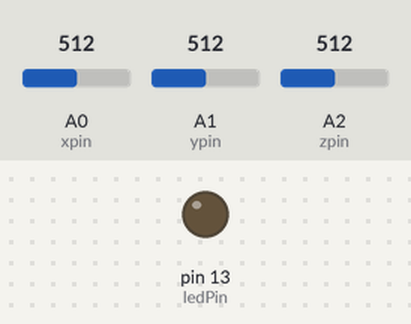
Bench run of a sketch on a simulated Arduino Uno, built with avr-gcc and run on an emulated ATmega328P. Shown: output pins drawn as LEDs (lit = HIGH). Inputs (shaded band) come from the test bench; at power-on: A0 (xpin) = 512, A1 (ypin) = 512, A2 (zpin) = 512. What the sketch prints to the serial monitor is not drawn.

Above: at 0.15 s.
Timing chart, 0 to 1.8 s (numbered marks = the images above):
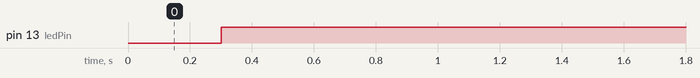

The sketch:

safetyRide_blue.ino
```cpp
#include<SoftwareSerial.h>//블루투스 통신을 위한 헤더파일

SoftwareSerial btSerial(7,8);

int x,y,z;
int xpin=A0;
int ypin=A1;
int zpin=A2;
int ledPin=13;
int sensorValue;


void setup()
{
 Serial.begin(9600);// 통신 속도 9600bps로 PC와 시리얼 통신 시작
 btSerial.begin(9600);  //통신 속도 9600bps로 블루투스 통신 시작
 pinMode(ledPin,OUTPUT);

}

void loop()
{
 x=analogRead(xpin);
 y=analogRead(ypin);
 z=analogRead(zpin);
 Serial.print("X: ");

 delay(300);


 int data=1;
 int noData=0;

 if(x>450||x<270){

  digitalWrite(ledPin,HIGH);
  btSerial.println(data);
  Serial.println(data);
  }//낙상이 감지가 되면 data 1이 블루투스를 통해 전달 됨. 3축 자이로 센서가 올바르게 작동되면 LED가 켜짐
  else
  {
    digitalWrite(ledPin,LOW);
    Serial.println(noData);
    btSerial.println(noData);
    }

}
```

Measured:
- by itself, pin 13 (ledPin): LOW → HIGH at 0.30 s
